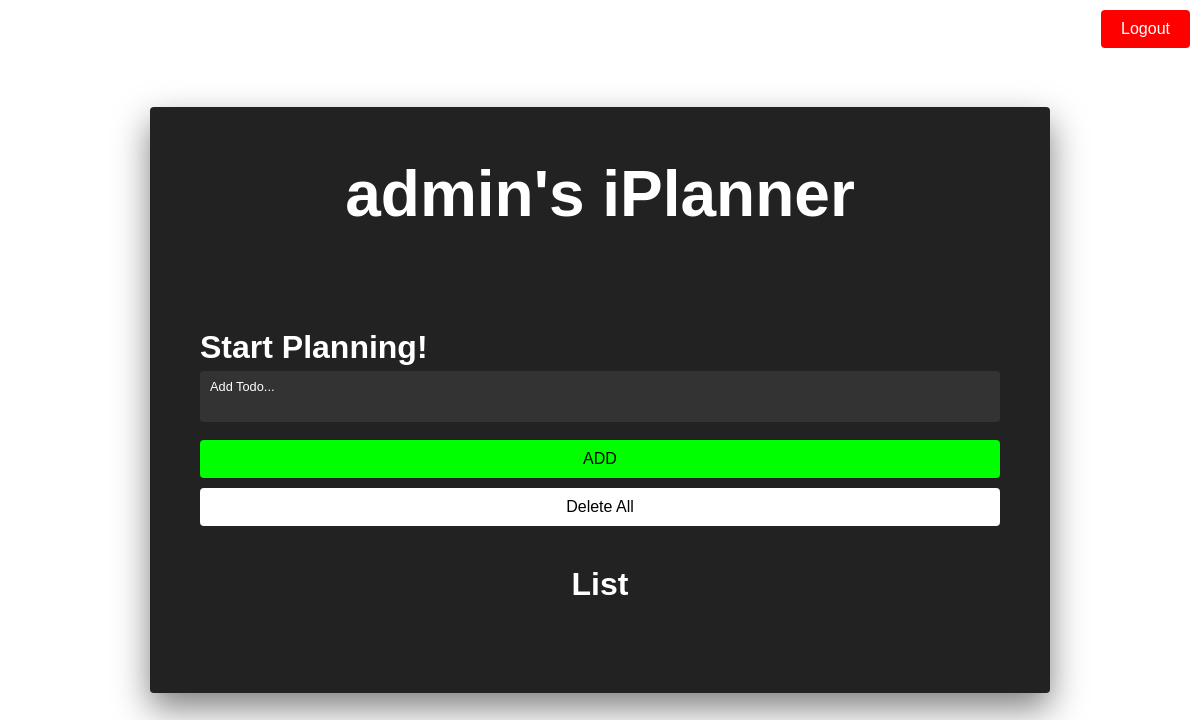
Before: /iPlanner (signed in) with the older database file.
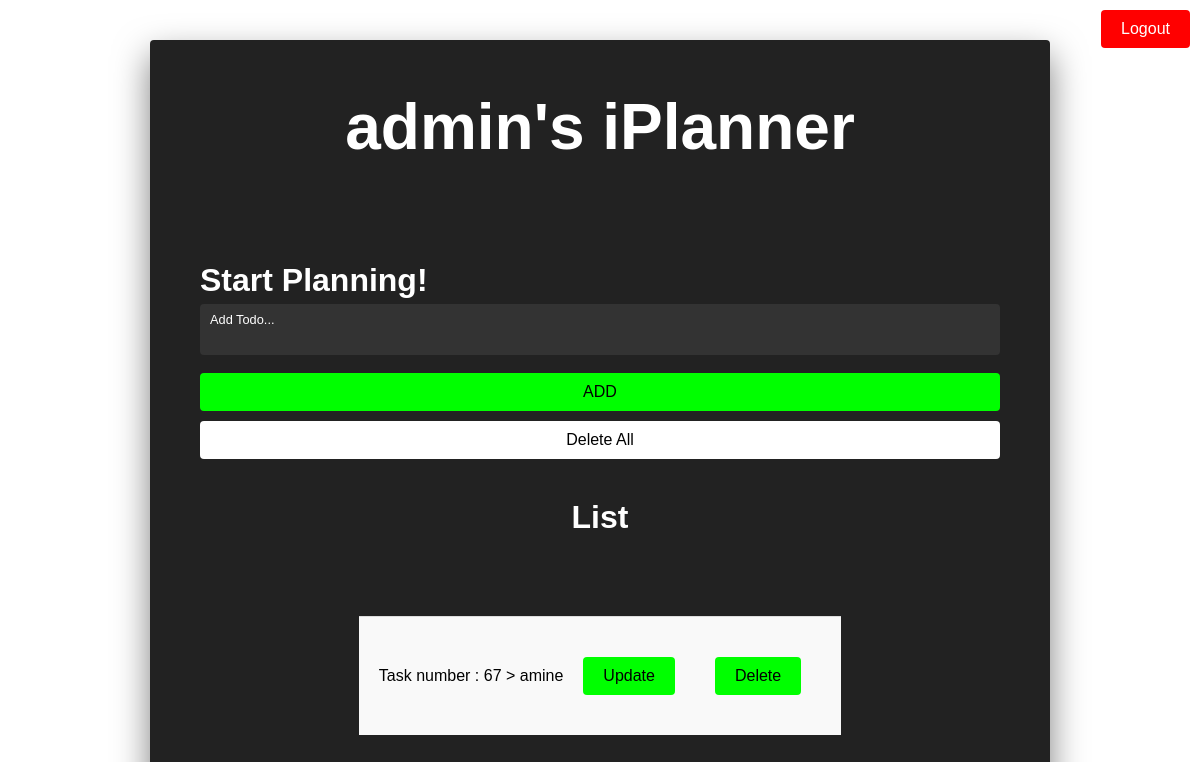
After: the same page with the newer database file.
### tables this page shows
CREATE TABLE "Tasks" (
	"id"	INTEGER NOT NULL,
	"taskname"	TEXT,
	"content"	TEXT,
	"user_id"	INTEGER,
	"creationDate"	NUMERIC,
	PRIMARY KEY("id" AUTOINCREMENT),
	FOREIGN KEY("user_id") REFERENCES "Users"("id")
);

### iPlanner.py (the view, shortened to what this page needs)
@app.route('/iPlanner', methods=['GET', 'POST'])
def iPlanner():
    sec_session=session.get('secured_session_step2')
    user = request.cookies.get('securedcookie_step1') #secure session
    task = request.form.get('ListTask')
    if not is_valid(str(task)):
            non_alpha_num_error='Please use alphanumeric characters'
            flash(non_alpha_num_error)
            return render_template('iPlanner.html',non_alpha_num_error = non_alpha_num_error)
    refresh_to_Main()
    secured_task=escape(task) #sanitized
    if not user:
        return redirect(url_for('login'))
    conn = TaskDB_conn()
    cursor = conn.cursor()
    cursor.execute('SELECT id, content FROM Tasks ORDER BY id DESC;')
    contents = cursor.fetchall()
    conn.close()
    return render_template('iPlanner.html', user=user, contents=contents)

### iPlanner.py (called while the page is built)
@app.route('/refresh_to_Main', methods=['GET'])
def refresh_to_Main():
    return redirect(url_for('iPlanner'))

def TaskDB_conn():
    conn = sqlite3.connect('TaskListDB.db', timeout=10.0)
    conn.row_factory = sqlite3.Row
    return conn

@app.after_request #enhancement of Content Security Policy
def apply_csp_header(resp):
    resp.headers['Content-Security-Policy'] = ( "default-src 'self'; " "img-src 'self' data:; " "font-src 'self'" )
    resp.headers['X-XSS-Protection'] = '1; mode=block' # XSS security if using an older browsers)
    resp.headers['X-Frame-Options'] = 'DENY' #protect against clickjacking
    resp.headers['X-Content-Type-Options'] = 'nosniff' # protect against sniffing
    return resp

def is_valid(the_input, allowed_cha="^[a-zA-Z0-9_ ]+$"):
    return bool(re.match(allowed_cha, the_input))

### templates/iPlanner.html (shortened to what this page needs)
<!DOCTYPE html>
<html>
<head>
    <link rel="stylesheet" href="/static/style.css">
</head>
<body>
<section>
	<div class="iplanner">
		<div class="content">
			<h2>{{ user }}'s iPlanner</h2><br>
			<div class="form">
			<form action="/iPlanner" method="post">
					<label for="text">Start Planning!</label>
						<div class="inputBox">
							<input type="text" name="ListTask"> <i>Add Todo...</i>
						<div><br></div>
						</div>
						<div class="inputBox">
							<button type="submit">ADD</button>
						</div>
			</form>
			<form action="/deleteAllTasks" method="get">
				<div class="form">
					<div class="inputBox1">
						<button type="submit">Delete All</button>
					</div>
				</div>
			</form>
			</div>
				<h3>List</h3>
				<ul>
					{% for content in contents %}
						<li>
						Task number : {{ content['id'] }} > {{ content['content'] }}
						<a href="{{ url_for('newTask', id=content['id']) }}" class="button">Update</a>
						<a href="{{ url_for('deleteTask', id=content['id']) }}" class="button">Delete</a>
					</li>
					{% endfor %}
				</ul>
		</div>
	</div>
 </section>
<a href="{{ url_for('logout') }}" class="logout-button">Logout</a>
</body>
</html>

### static/style.css (style rules this page uses)
* { margin: 0; padding: 0; box-sizing: border-box; font-family: Calibri, sans-serif; }
body { display: flex; justify-content: center; align-items: center; min-height: 100vh; background: #fff; overflow-y: auto; }
section { width: 100vw; min-height: 100vh; display: flex; justify-content: center; align-items: center; flex-direction: column; gap: 2px; padding: 20px; }
section .signin, section .iplanner, section .newTask { width: 90%; max-width: 900px; background: #222; z-index: 1000; display: flex; justify-content: center; align-items: center; padding: 50px; border-radius: 4px; box-shadow: 0 15px 35px rgba(0,0,0,0.5); margin: 20px 0; }
section .signin .content, section .iplanner .content, section .newTask .content { position: relative; width: 100%; display: flex; justify-content: center; align-items: center; flex-direction: column; gap: 40px; }
section .signin .content h3, section .iplanner .content h3 { font-size: 2em; color: #fff; }
section .signin .content h2, section .iplanner .content h2 { font-size: 4em; color: #fff; }
label { font-size: 2em; font-weight: bold; color: #fff; margin-bottom: 5px; display: block; }
section .iplanner .content .form, section .signin .content .form, section .newTask .content .form { width: 100%; display: flex; flex-direction: column; gap: 10px; }
section .iplanner .content .form .inputBox, section .newTask .content .form .inputBox, section .iplanner .content .form .inputBox1, section .newTask .content .form .inputBox1 { position: relative; width: 100%; }
section .iplanner .content .form .inputBox1 button { padding: 10px 20px; background-color: #fff; font-style: bold; align-items: center; color: black; font-weight: 500; width: 100%; border: none; border-radius: 4px; cursor: pointer; font-size: 1em; }
section .iplanner .content .form .inputBox button, section .newTask .content .form .inputBox1 button, section .newTask .content .form .inputBox button { padding: 10px 20px; background-color: #0f0; font-style: bold; align-items: center; color: black; font-weight: 500; width: 100%; border: none; border-radius: 4px; cursor: pointer; font-size: 1em; }
section .iplanner .content .form .inputBox1 { position: relative; width: 100%; }
section .iplanner .content .form .inputBox input { position: relative; width: 100%; background: #333; border: none; outline: none; padding: 25px 10px 7.5px; border-radius: 4px; color: #fff; font-weight: 500; font-size: 1em; }
section .iplanner .content .form .inputBox i { position: absolute; left: 0; padding: 15px 10px; font-style: normal; color: #aaa; transition: 0.5s; pointer-events: none; }
.iplanner .content .form .inputBox input:focus ~ i, .iplanner .content .form .inputBox input:valid ~ i { transform: translateY(-7.5px); font-size: 0.8em; color: #fff; }
ul { list-style-type: none; margin: 0; }
ul li { display: flex; justify-content:space-between; align-items:center; margin: 40px; padding: 20px; background-color: #f9f9f9; border-bottom: 1px solid #ddd; }
ul li:first-child { border-top: 1px solid #ddd; }
ul li:last-child { border-bottom: none; }
.button { display: inline-block; padding: 10px 20px; margin: 20px; background-color: #0f0; color: #000; text-align: center; text-decoration: none; border-radius: 4px; transition: background-color 0.3s ease; cursor: pointer; border: none; outline: none; }
.logout-button { position: absolute; top: 10px; right: 10px; padding: 10px 20px; background-color: red; color: white; text-align: center; text-decoration: none; border-radius: 4px; transition: background-color 0.3s ease; cursor: pointer; }

Changed rows visible on the page:
added Tasks: id "67", content "amine"
